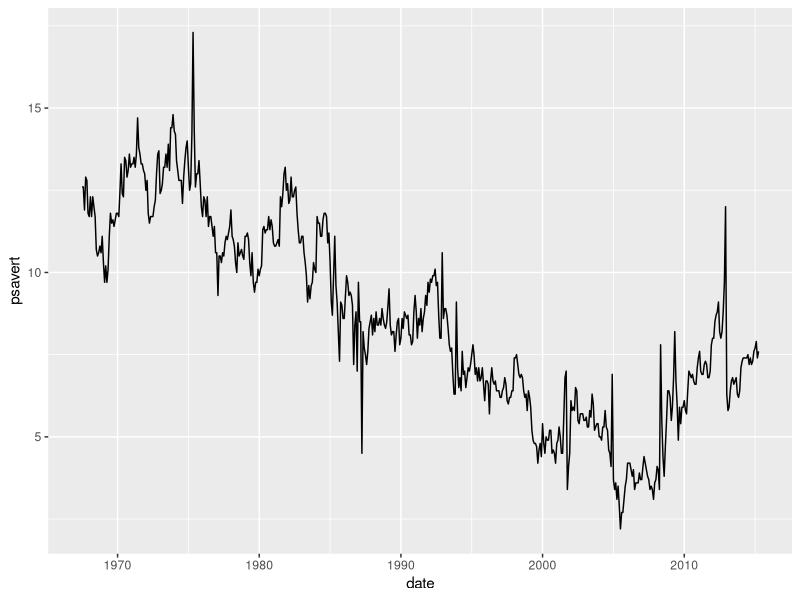
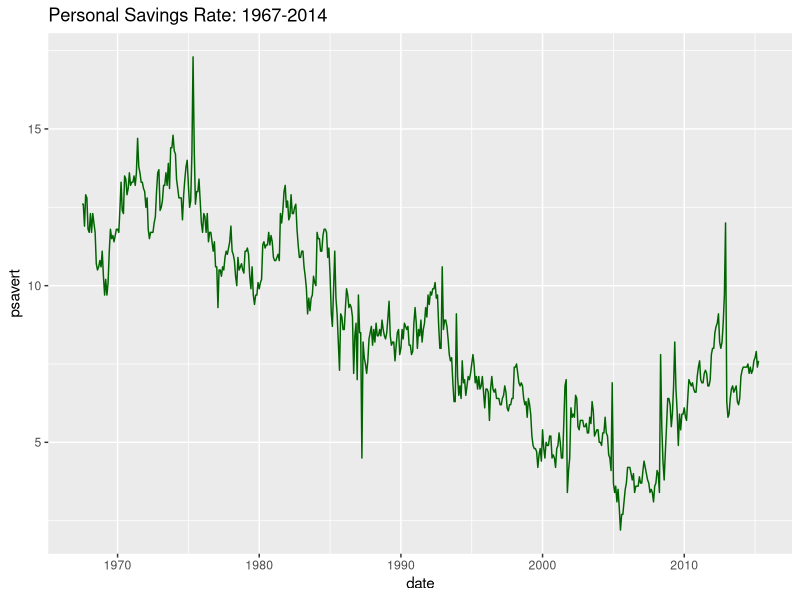
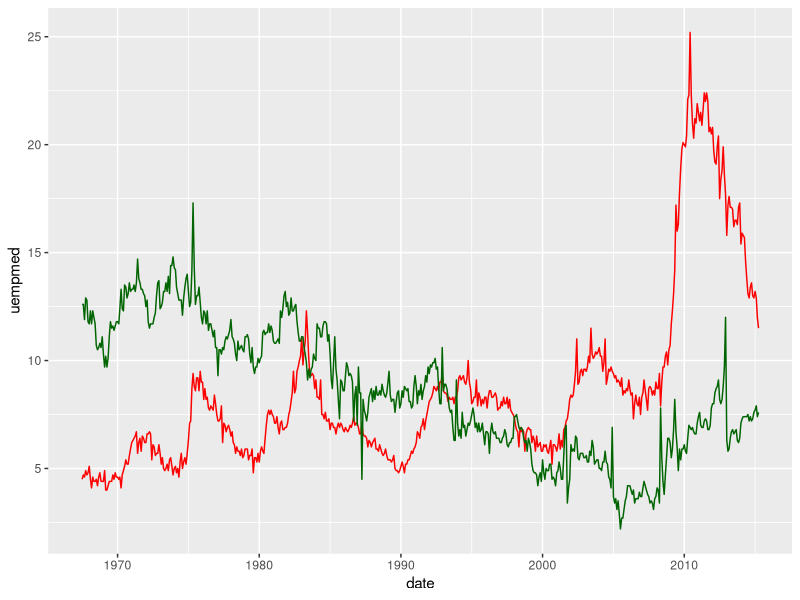
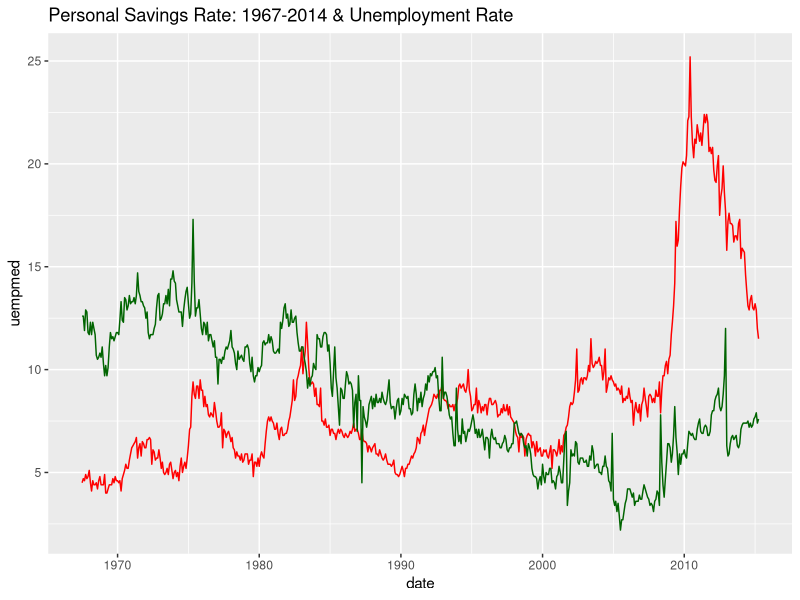
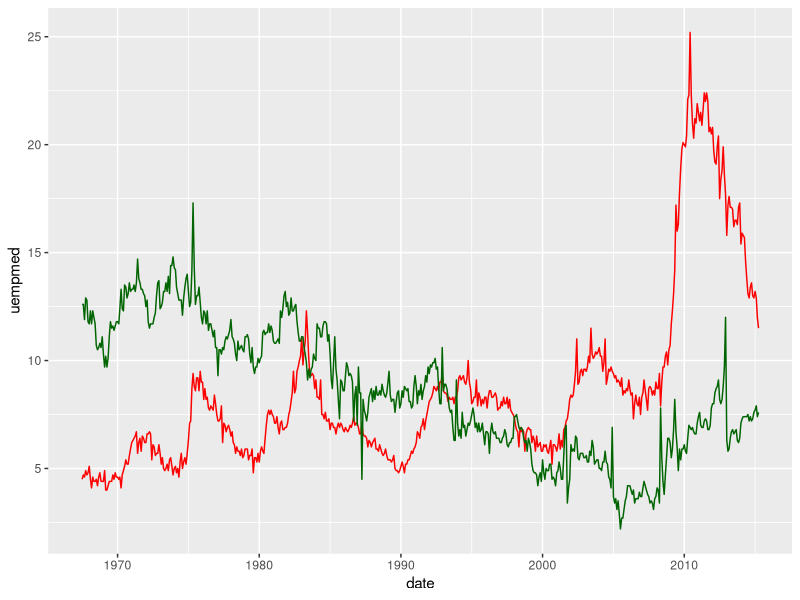
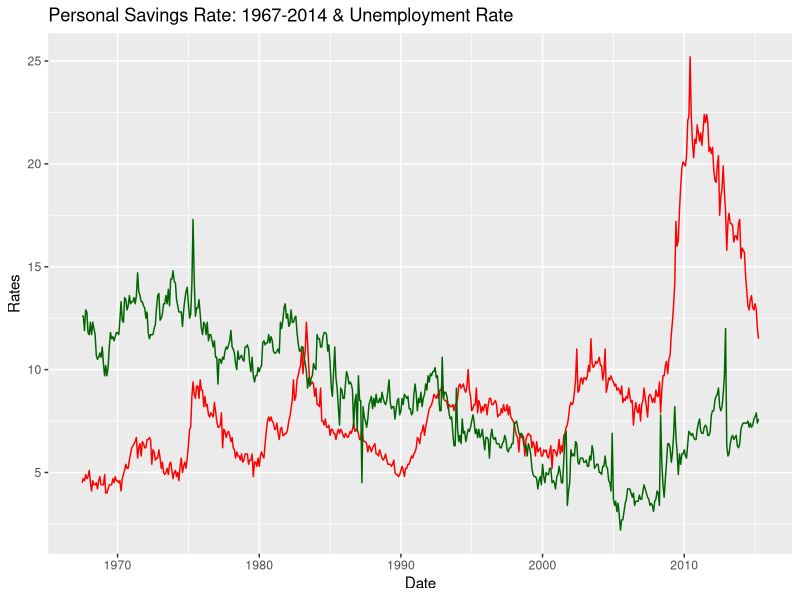
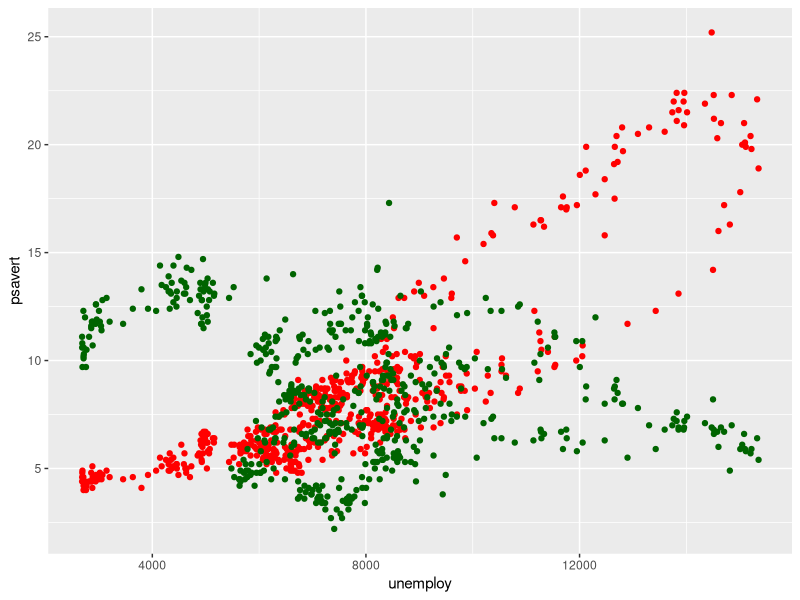

Write R code to recreate these figures, in order.
library(tidyverse)

#1. Run those two lines of code. What happens? How do you actually “invoke” the plot (i.e., how do you get it to draw in the plot window)? 
myPlot <- ggplot(economics, aes(x=date)) 
#This line of code sets the X-axis for the data to be plotted
myPlot <- myPlot + geom_line(aes(y=psavert))
#This line of code sets the Y-axis and the data points for the line chart
myPlot
#This line of code invokes the plot.

#2. Run help("economics") to find out the meaning of the psavert variable. 
help("economics")
#psavert represents "personal savings rate"

#3. Examine the plot to estimate when the personal savings rate reached its maximum value. Also examine the plot to estimate when the personal savings rate reached its minimum value. 
#It looks like psavert reached its maximum in 1975 and its minimum in 2005.

#4. Use which.max( ) and which.min( ) to verify your guesses from problem 3. 
economics[which.max(economics$psavert),]
economics[which.min(economics$psavert),]
#These lines of code validate that we were correct in #3

#5. Change the color of the plot line to green. Hint: Changing a line to a constant color happens in the specification of the geometry. 
chart <- economics %>% ggplot(aes(x=date, y=psavert)) + geom_line(color = 'dark green')

#6. Add a title to the plot with the ggtitle("Put title here") sub-command. The title "Personal Savings Rate: 1967-2014" would be a good choice. This is the end of the first breakout session. Please send a chat message to your instructor when you are finished. 
chart + ggtitle("Personal Savings Rate: 1967-2014")

###Second Breakout Session Starts Here 


#7. Add another data series to your plot to show the variable uempmed as a red line. 
chart2 <- economics %>% ggplot(aes(x=date)) + geom_line(aes(y=uempmed),color = 'red') + geom_line(aes(y=psavert), color = 'dark green')
chart2

#8. Change the title of the plot to mention both variables.
chart2 + ggtitle("Personal Savings Rate: 1967-2014 & Unemployment Rate")
chart2

#9. You can modify the axis labels in a ggplot with ylab( ) and xlab( ) subcommands. Change the axis labeling as needed to account for plotting both psavert and uempmed in the same window. 
chart2 + xlab("Date") +ylab("Rates") + ggtitle("Personal Savings Rate: 1967-2014 & Unemployment Rate")

#10. Create one last plot, creating a scatter plot, having the unemploy on the x-axis, psavert on the yaxis. Color each point based on the uempmed. 
chart3 <- economics %>% ggplot(aes(x=unemploy,y=psavert)) + geom_point(aes(y=uempmed),color = 'red') + geom_point(aes(y=psavert), color = 'dark green') 
chart3

#11. Interpret what you see in this last graph 

#12. Make sure your code has nice comments!


